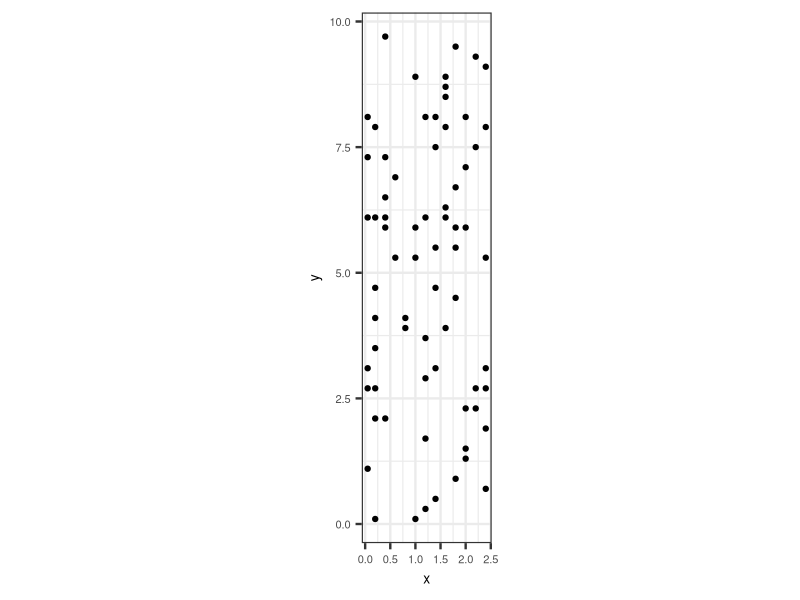
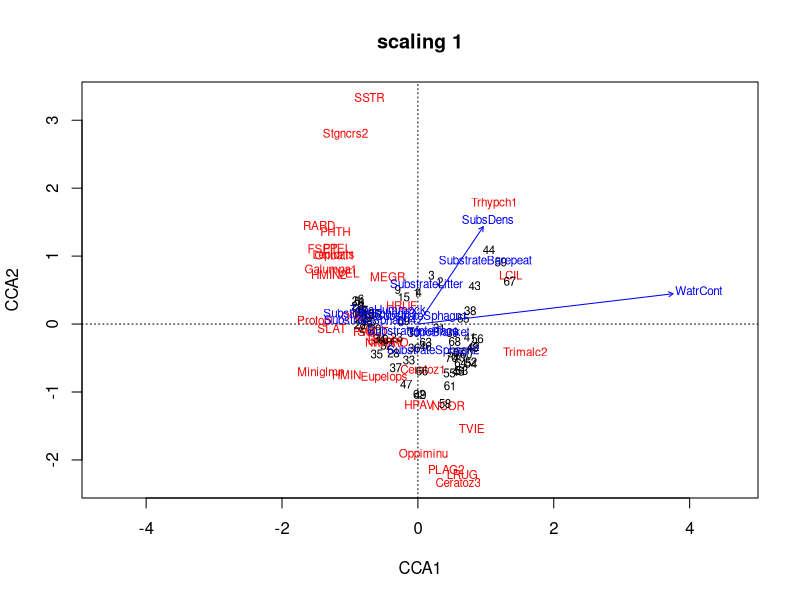
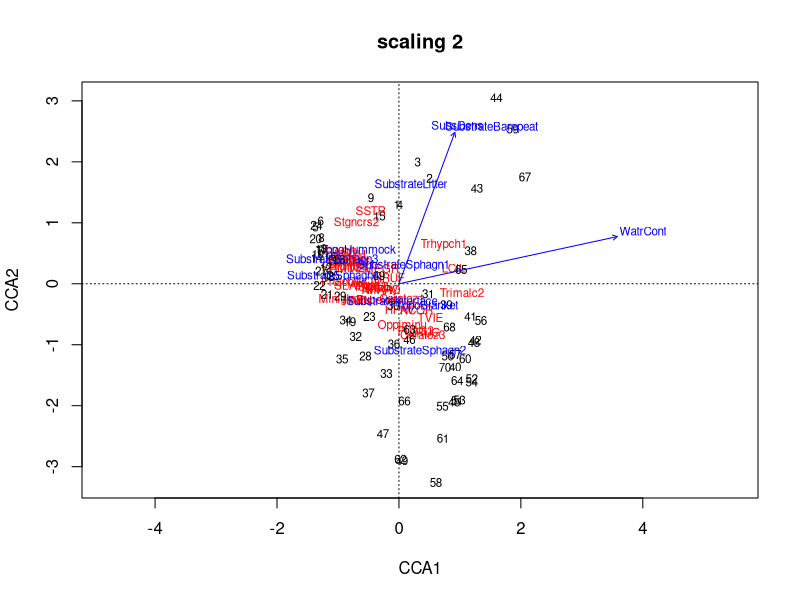

Write the R code that produced these figures, in order. (Note: this script raises an error after producing the figures.)
library(vegan)

library(vegan)
data(mite)
data(mite.env)
data(mite.xy)
head(mite[ , 1:6], 2)

library(ggplot2)
library(gridExtra)
th <- theme(legend.text = element_text(size = 13), legend.title = element_text(size = 14), legend.position = "bottom", text = element_text(size = 10))
th_narrow <- th + theme(legend.key.width = unit(3, "mm"))

theme_set(theme_bw(base_size = 18))
update_geom_defaults("point", list(shape = 19))
p <- ggplot(mite.xy, aes(x = x, y = y)) + geom_point()
p + coord_fixed() + th

#Решение с помощью функции cca()
mite_cca <- cca(mite ~ SubsDens + WatrCont + Substrate + Topo, data = mite.env)

#Проверяем предикторы на мультиколлинеарность
vif.cca(mite_cca)

summary(mite_cca)

#Обилие каких видов сильнее варьирует вдоль оси?
scores(mite_cca, display = "species", choices = 1:5)


#Корреляции между откликами (обилиями видов) и предикторами (средой)
spenvcor(mite_cca)

plot(mite_cca, scaling = "site", main = "scaling 1")

plot(mite_cca, scaling = "species", main = "scaling 2")

#Процедура ССА из пакета vegan
vare.cca <- cca(varespec ~ Baresoil+Humdepth+pH+N+P+K+Ca+Mg+S+Al+Fe, data=varechem)

#Смотреть долго и внимательно. Найти инерцию. Найти собственные числа канонических и неканонических осей. Посмотреть на Proportion explained

summary(vare.cca)

# Сравнить инерцию из summary и расчитанную. Попробовать рассчитать Constrained и Inconstrained инерции. Подсказка ?inertcomp

Inertia<-sum(eigenvals(vare.cca))

# Посмотреть на скоры. Какие выводы можно сделать? 
scores(vare.cca, display = "species", choices = 1:5)

#Ординации в разном масштабе
plot(mite_cca, scaling = "sites", 
     main = "scaling 1, или 'sites' ")

plot(mite_cca, scaling = "species", 
     main = "scaling 2, или 'species'")

# Проверка значимости ординации
anova(mite_cca, permutations = 9999)
anova(mite_cca, by="axis")
anova(mite_cca, by="term")

anova(mite_cca, by="mar")


# Компоненты изменчивости при построении модели с двумя наборами предикторов (возможно только для RDA)
mod <- varpart(mite, ~ SubsDens + WatrCont + Substrate + Topo, ~ x + y, data = cbind(mite.env, mite.xy))

showvarpa




